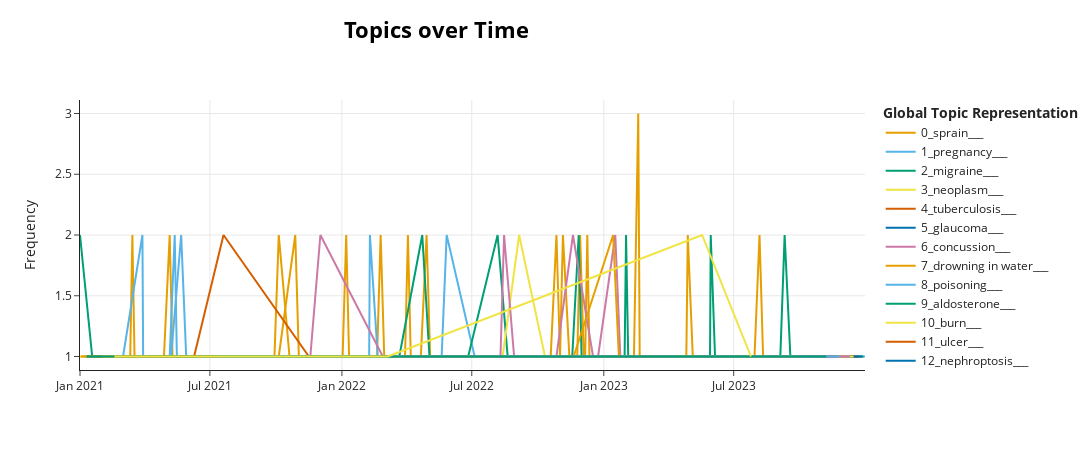

This figure's notebook cell:
### Code cell
# visualize
topic_model.visualize_topics_over_time(topics_over_time)
